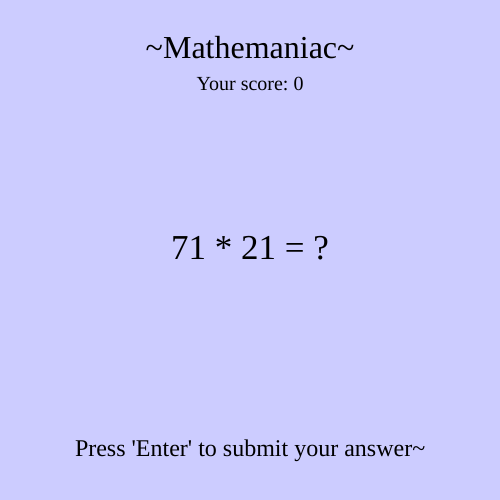
Frame 1 (no input)
Frame 60 (no input): identical to frame 1, image omitted
Frame 120 (the mouse pressed at the canvas centre since frame 60): identical to frame 1, image omitted

The p5.js sketch that drew this single still picture (run headless with seeded random() and noise() and a simulated clock; from frame 60 on, the mouse is pressed at the canvas centre):

// p5.js sketch
// ── sketch.js
let num1, num2, operator, result;
let score = 0;

function setup() {
  createCanvas(500, 500);
  generateQuestion();
}

function draw() {
  background(204, 204, 255);
  textSize(32);
  textAlign(CENTER, CENTER);
  fill (0, 0, 0);
  textFont('Georgia');
  text("~Mathemaniac~", width/2, 50);
  textSize(20);
  text("Your score: " + score, width/2, 85);
  textSize(35);
  text(num1 + " " + operator + " " + num2 + " = ?", width/2, height/2);
  textSize(24);
  text("Press 'Enter' to submit your answer~", width/2, height - 50);
}

function keyPressed() {
  if (keyCode === ENTER) {
    let answer = parseInt(prompt("Enter your answer:"));
    checkAnswer(answer);
  }
}

function generateQuestion() {
  num1 = floor(random(1, 100));
  num2 = floor(random(1, 100));
  let operators = ['+', '-', '*'];
  operator = random(operators);
  
  switch (operator) {
    case '+':
      result = num1 + num2;
      break;
    case '-':
      result = num1 - num2;
      break;
    case '*':
      result = num1 * num2;
      break;
  }
}

function checkAnswer(answer) {
  if (answer === result) {
    score++;
    generateQuestion();
  } else {
    alert("Wrong answer! Try again.");
  }
}
